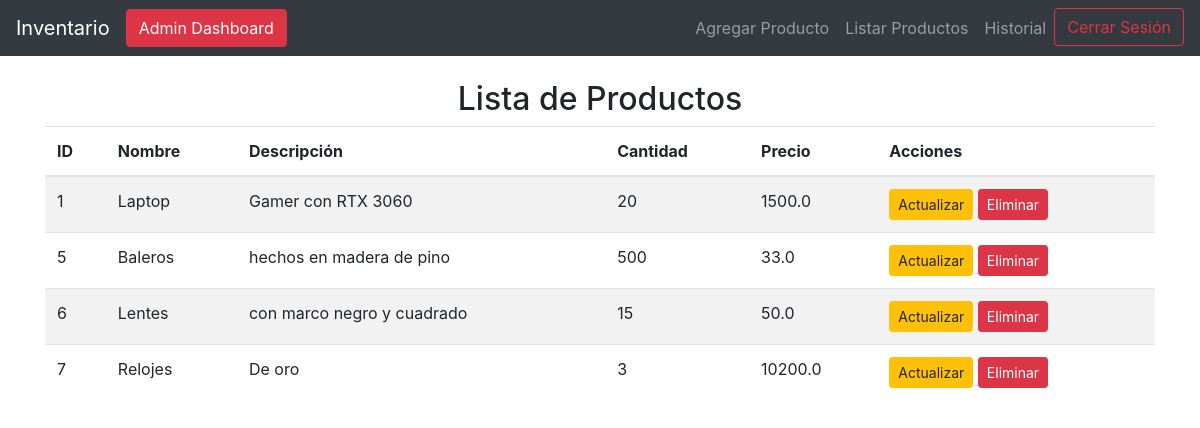
/listar (signed in), run on the app's committed database.
### tables this page shows
CREATE TABLE productos (
            id INTEGER PRIMARY KEY AUTOINCREMENT,
            nombre TEXT UNIQUE NOT NULL,
            descripcion TEXT,
            cantidad INTEGER NOT NULL CHECK (cantidad >= 0),
            precio REAL NOT NULL CHECK (precio >= 0)
        );

### app.py (the view)
@app.route('/listar')
@login_required
def listar():
    productos = listar_productos()
    return render_template('listar_productos.html', productos=productos)

### app.py (called while the page is built)
@login_manager.user_loader
def load_user(user_id):
    conn, cursor = connect_db()
    cursor.execute("SELECT usuario_id, nombre, email, rol FROM usuarios WHERE usuario_id = ?", (user_id,))
    usuario = cursor.fetchone()
    return Usuario(id=usuario[0], nombre=usuario[1], email=usuario[2], rol=usuario[3]) if usuario else None

### database.py (called while the page is built)
def connect_db():
    conn = sqlite3.connect(DB_NAME)
    cursor = conn.cursor()
    return conn, cursor

def listar_productos():
    conn, cursor = connect_db()
    cursor.execute("SELECT * FROM productos")
    productos = cursor.fetchall()
    conn.close()
    if productos:
        return productos
    else:
        print("No hay productos en el inventario.")

### templates/listar_productos.html
{% extends 'base.html' %}
{% block content %}
    <h2 class="text-center">Lista de Productos</h2>
    {% if productos %}
        <table class="table table-striped">
            <thead>
                <tr>
                    <th>ID</th>
                    <th>Nombre</th>
                    <th>Descripción</th>
                    <th>Cantidad</th>
                    <th>Precio</th>
                    <th>Acciones</th>
                </tr>
            </thead>
            <tbody>
                {% for producto in productos %}
                    <tr>
                        <td>{{ producto[0] }}</td>
                        <td>{{ producto[1] }}</td>
                        <td>{{ producto[2] }}</td>
                        <td>{{ producto[3] }}</td>
                        <td>{{ producto[4] }}</td>
                        <td>
                            <a href="/actualizar/{{ producto[0] }}" class="btn btn-warning btn-sm">Actualizar</a>
                            <a href="/confirmar_eliminar/{{ producto[0] }}" class="btn btn-danger btn-sm">Eliminar</a>
                        </td>
                    </tr>
                {% endfor %}
            </tbody>
        </table>
    {% else %}
        <p>No hay productos registrados.</p>
    {% endif %}
{% endblock %}

### data on the page
productos: id "1", nombre "Laptop", descripcion "Gamer con RTX 3060", cantidad "20", precio "1500.0"
productos: id "5", nombre "Baleros", descripcion "hechos en madera de pino", cantidad "500", precio "33.0"
productos: id "6", nombre "Lentes", descripcion "con marco negro y cuadrado", cantidad "15", precio "50.0"
productos: id "7", nombre "Relojes", descripcion "De oro", cantidad "3", precio "10200.0"
